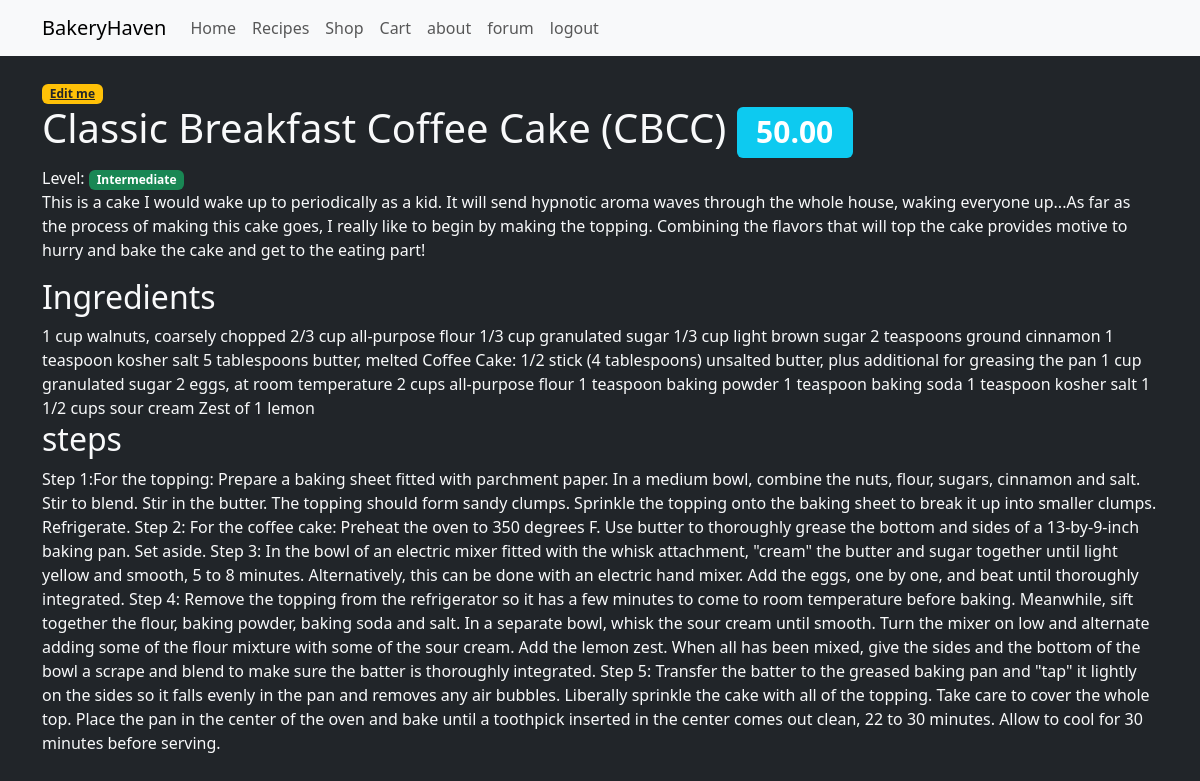
The page /recipe/2/ (signed in) on the database its author committed.
### base/models.py (models this page shows, shortened)
class Recipe(models.Model):
    cookingLevels = {
        "B": "Beginner",
        "I": "Intermediate",
        "P":"Pro"
    }
    name = models.CharField(max_length=255) # "Coaching Rugby by Antony"
    decription = models.TextField() #
    prepTime = models.IntegerField()
    cookTime = models.IntegerField()
    level = models.CharField(max_length=1, choices=cookingLevels)
    ingredients = models.TextField()
    steps = models.TextField()
    price = models.DecimalField(max_digits=10, decimal_places=2)
    created_at = models.DateTimeField(auto_now_add=True)
    updated_at = models.DateTimeField(auto_now=True)
    class Meta:
        ordering =['-updated_at','-created_at']

### base/views.py (the view)
# urls.py: path('recipe/<str:pk>/',views.recipe, name='recipe'),
@login_required(login_url="login")
def recipe(request, pk):
    recipe = Recipe.objects.get(id=pk)
    context = {'recipe':recipe}
    return render(request, 'base/recipe.html',context)

### base/templates/base/recipe.html
{% extends 'main.html'%} {% block content%}
<div class="container my-4 fs-6">
  <a href="{% url 'update-recipe' recipe.id %}" class="badge text-dark bg-warning">Edit me</a>
  <h1>{{recipe.name}} <span class="badge bg-info">{{recipe.price}}</span></h1>
  <p>
    Level: <span class="badge bg-success">{{recipe.get_level_display}}</span>
    <br />
    {{recipe.decription}}
  </p>
  <h2>Ingredients</h2>
  <div>{{recipe.ingredients}}</div>
  <h2>steps</h2>
  <div>{{recipe.steps}}</div>
</div>
{% endblock content %}

### rows shown on the page
Recipe: name "Classic Breakfast Coffee Cake (CBCC)", price "50.00", level "Intermediate", decription "This is a cake I would wake up to periodically as a kid. It will send hypnotic aroma waves through the whole house, waking everyone up...As far as the process of making this cake goes, I really like to begin by making the topping. Combining the flavors that will top the cake provides motive to hurry and bake the cake and get to the eating part!", ingredients "1 cup walnuts, coarsely chopped 2/3 cup all-purpose flour 1/3 cup granulated sugar 1/3 cup light brown sugar 2 teaspoons ground cinnamon 1 teaspoon kosher salt 5 tablespoons butter, melted Coffee Cake: 1/2 stick (4 tablespoons) unsalted butter, plus additional for greasing the pan 1 cup granulated sugar 2 eggs, at room temperature 2 cups all-purpose flour 1 teaspoon baking powder 1 teaspoon baking soda 1 teaspoon kosher salt 1 1/2 cups sour cream Zest of 1 lemon", steps "Step 1:For the topping: Prepare a baking sheet fitted with parchment paper. In a medium bowl, combine the nuts, flour, sugars, cinnamon and salt. Stir to blend. Stir in the butter. The topping should form sandy clumps. Sprinkle the topping onto the baking sheet to break it up into smaller clumps. Refrigerate. Step 2: For the coffee cake: Preheat the oven to 350 degrees F. Use butter to thoroughly grease the bottom and sides of a 13-by-9-inch baking pan. Set aside. Step 3: In the bowl of an electric mixer fitted with the whisk attachment, \"cream\" the butter and sugar together until light yellow and smooth, 5 to 8 minutes. Alternatively, this can be done with an electric hand mixer. Add the…"
